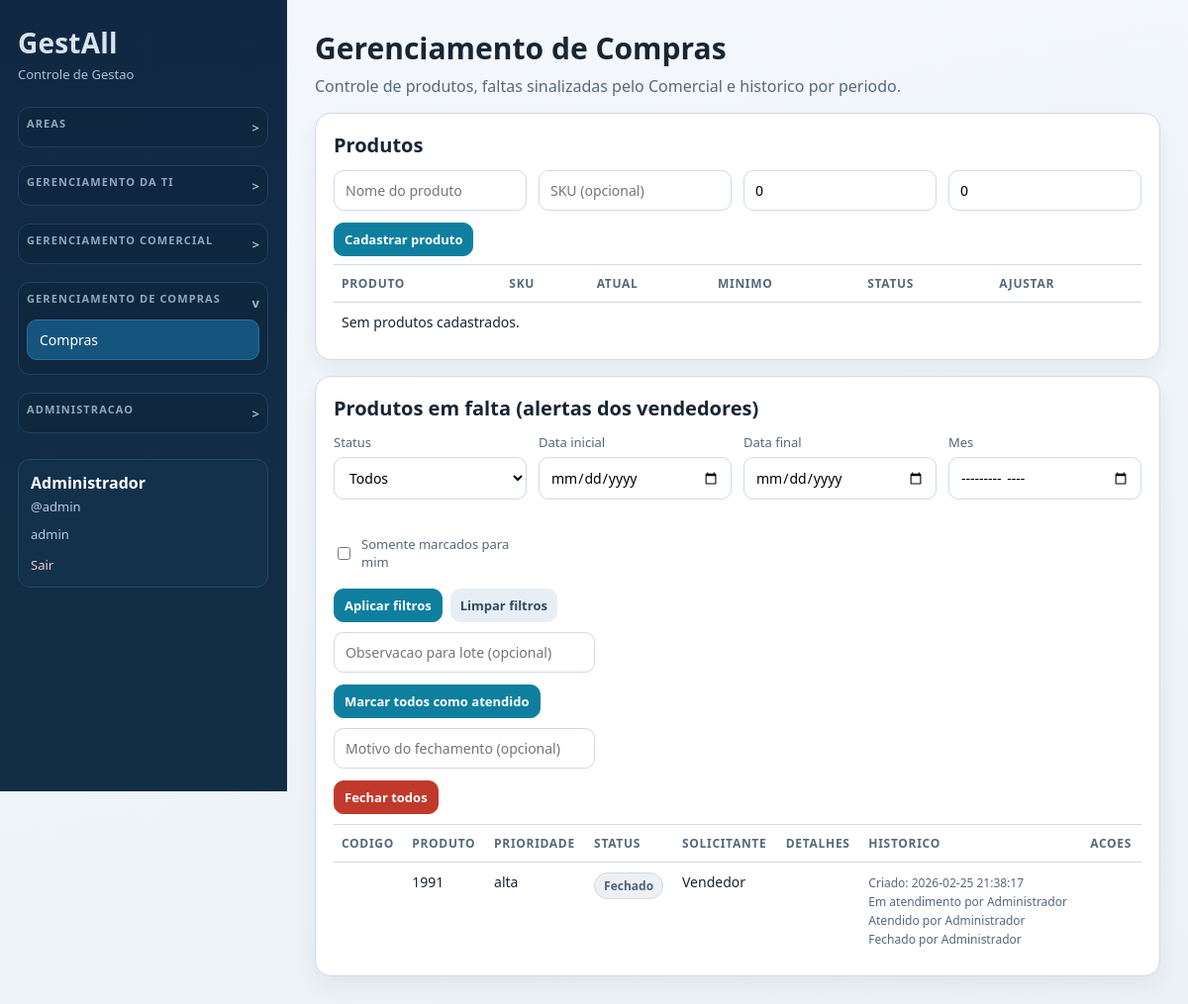
Page /index.php?r=purchases.manage (signed in) on the committed database.
### tables this page shows
CREATE TABLE purchase_shortage_alerts (
                id INTEGER PRIMARY KEY AUTOINCREMENT,
                product_name TEXT NOT NULL,
                details TEXT,
                priority TEXT NOT NULL DEFAULT 'alta',
                status TEXT NOT NULL DEFAULT 'pending',
                requested_by_user_id INTEGER NOT NULL,
                accepted_by_user_id INTEGER,
                accepted_at TEXT,
                created_at TEXT NOT NULL DEFAULT CURRENT_TIMESTAMP,
                updated_at TEXT, product_code TEXT, resolved_by_user_id INTEGER, resolved_at TEXT, closed_by_user_id INTEGER, closed_at TEXT, resolution_note TEXT,
                FOREIGN KEY (requested_by_user_id) REFERENCES users(id) ON DELETE CASCADE,
                FOREIGN KEY (accepted_by_user_id) REFERENCES users(id) ON DELETE SET NULL
            );

### app/Core/View.php (called while the page is built, shortened)
<?php
final class View
{
    public static function render(string $view, array $data = []): void
    {
        extract($data, EXTR_SKIP);
        $viewFile = __DIR__ . '/../Views/' . $view . '.php';
        require __DIR__ . '/../Views/partials/header.php';
        require $viewFile;
        require __DIR__ . '/../Views/partials/footer.php';
    }
}

### app/Controllers/PurchasesController.php (called while the page is built, shortened)
<?php
final class PurchasesController
{
    public function manage(): void
    {
        $filters = $this->readShortageFilters($_GET);
        View::render('purchases/manage', [
            'title' => 'Gerenciamento de Compras',
            'currentRoute' => 'purchases.manage',
            'products' => $this->purchases->products(),
            'alerts' => $this->purchases->shortageAlerts($filters),
            'filters' => $filters,
            'success' => $_GET['ok'] ?? null,
            'error' => $_GET['error'] ?? null,
        ]);
    }
    private function readShortageFilters(array $source): array
    {
        $status = trim((string) ($source['status_filter'] ?? ''));
        if (!in_array($status, self::SHORTAGE_STATUSES, true)) {
            $status = '';
        }
        return [
            'status' => $status,
            'date_from' => trim((string) ($source['date_from'] ?? '')),
            'date_to' => trim((string) ($source['date_to'] ?? '')),
            'month' => trim((string) ($source['month'] ?? '')),
            'mine' => (int) ((string) ($source['mine'] ?? '0') === '1'),
        ];
    }
}

### app/Repositories/PurchaseRepository.php (called while the page is built, shortened)
<?php
final class PurchaseRepository
{
    public function shortageAlerts(array $filters = [], ?int $requestedByUserId = null): array
    {
        $sql =
            'SELECT a.*,
                    requester.name AS requester_name,
                    accepter.name AS accepted_by_name,
                    resolver.name AS resolved_by_name,
                    closer.name AS closed_by_name
             FROM purchase_shortage_alerts a
             INNER JOIN users requester ON requester.id = a.requested_by_user_id
             LEFT JOIN users accepter ON accepter.id = a.accepted_by_user_id
             LEFT JOIN users resolver ON resolver.id = a.resolved_by_user_id
             LEFT JOIN users closer ON closer.id = a.closed_by_user_id';
        $params = [];
        $sql .= " ORDER BY CASE a.status
                    WHEN 'pending' THEN 0
                    WHEN 'accepted' THEN 1
                    WHEN 'resolved' THEN 2
                    WHEN 'closed' THEN 3
                    ELSE 4
                 END, a.created_at DESC";
        $stmt = $this->pdo->prepare($sql);
        $stmt->execute($params);
        return $stmt->fetchAll();
    }
}

### app/Views/purchases/manage.php (the view, shortened to what this page needs)
<section class="page-head">
    <h1>Gerenciamento de Compras</h1>
    <p>Controle de produtos, faltas sinalizadas pelo Comercial e historico por periodo.</p>
</section>
<?php
    $dateFrom = (string) ($filters['date_from'] ?? '');
    $dateTo = (string) ($filters['date_to'] ?? '');
    $month = (string) ($filters['month'] ?? '');
    $mine = (int) ($filters['mine'] ?? 0);
    $statusLabel = static function (string $status): string {
        return match ($status) {
            'pending' => 'Pendente',
            'accepted' => 'Em atendimento',
            'resolved' => 'Atendido',
            'closed' => 'Fechado',
            default => $status,
        };
    };
    $statusClass = static function (string $status): string {
        return match ($status) {
            'pending' => 'status-dot warning',
            'accepted' => 'status-dot info',
            'resolved' => 'status-dot ok',
            'closed' => 'status-dot muted',
            default => 'status-dot',
        };
    };
?>
<section class="card">
    <h2>Produtos</h2>
    <form method="post" action="index.php?r=purchases.products.store" class="form-grid four">
        <input type="text" name="name" placeholder="Nome do produto" required>
        <input type="text" name="sku" placeholder="SKU (opcional)">
        <input type="number" name="stock_qty" placeholder="Estoque atual" min="0" value="0">
        <input type="number" name="min_qty" placeholder="Estoque minimo" min="0" value="0">
        <div class="actions-inline full">
            <button type="submit">Cadastrar produto</button>
        </div>
    </form>
    <div class="table-wrap">
        <table>
            <thead>
                <tr>
                    <th>Produto</th>
                    <th>SKU</th>
                    <th>Atual</th>
                    <th>Minimo</th>
                    <th>Status</th>
                    <th>Ajustar</th>
                </tr>
            </thead>
            <tbody>
                <?php if (empty($products)): ?>
                    <tr><td colspan="6">Sem produtos cadastrados.</td></tr>
                <?php endif; ?>
            </tbody>
        </table>
    </div>
</section>
<section class="card">
    <h2>Produtos em falta (alertas dos vendedores)</h2>
    <form method="get" action="index.php" class="form-grid four compact-form">
        <div>
            <label>Status</label>
            <select name="status_filter">
                <option value="">Todos</option>
            </select>
        </div>
        <div>
            <label>Data inicial</label>
            <input type="date" name="date_from" value="<?= htmlspecialchars($dateFrom) ?>">
        </div>
        <div>
            <label>Data final</label>
            <input type="date" name="date_to" value="<?= htmlspecialchars($dateTo) ?>">
        </div>
        <div>
            <label>Mes</label>
            <input type="month" name="month" value="<?= htmlspecialchars($month) ?>">
        </div>
        <div>
            <label>&nbsp;</label>
            <label class="permission-item">
                <input type="checkbox" name="mine" value="1" <?= $mine === 1 ? 'checked' : '' ?>>
                <span>Somente marcados para mim</span>
            </label>
        </div>
        <div class="actions-inline full">
            <button type="submit">Aplicar filtros</button>
            <a class="btn btn-muted" href="index.php?r=purchases.manage">Limpar filtros</a>
        </div>
    </form>
    <form method="post" action="index.php?r=purchases.shortages.resolve-all" class="form-grid three compact-form">
        <input type="text" name="resolution_note" placeholder="Observacao para lote (opcional)">
        <div class="actions-inline full">
            <button type="submit">Marcar todos como atendido</button>
        </div>
    </form>
    <form method="post" action="index.php?r=purchases.shortages.close-all" class="form-grid three compact-form" onsubmit="return confirm('Deseja fechar todos os registros visiveis?');">
        <input type="text" name="resolution_note" placeholder="Motivo do fechamento (opcional)">
        <div class="actions-inline full">
            <button type="submit" class="btn-danger">Fechar todos</button>
        </div>
    </form>
    <div class="table-wrap">
        <table>
            <thead>
                <tr>
                    <th>Codigo</th>
                    <th>Produto</th>
                    <th>Prioridade</th>
                    <th>Status</th>
                    <th>Solicitante</th>
                    <th>Detalhes</th>
                    <th>Historico</th>
                    <th>Acoes</th>
                </tr>
            </thead>
            <tbody>
                <?php foreach ($alerts as $alert): ?>
                    <tr>
                        <td><strong><?= htmlspecialchars((string) ($alert['product_code'] ?? '')) ?></strong></td>
                        <td><?= htmlspecialchars((string) $alert['product_name']) ?></td>
                        <td><?= htmlspecialchars((string) $alert['priority']) ?></td>
                        <td><span class="<?= $statusClass((string) $alert['status']) ?>"><?= htmlspecialchars($statusLabel((string) $alert['status'])) ?></span></td>
                        <td><?= htmlspecialchars((string) $alert['requester_name']) ?></td>
                        <td><?= htmlspecialchars((string) ($alert['details'] ?? '')) ?></td>
                        <td>
                            <span class="muted small">
                                Criado: <?= htmlspecialchars((string) ($alert['created_at'] ?? '')) ?><br>
                                <?php if (!empty($alert['accepted_at'])): ?>
                                    Em atendimento por <?= htmlspecialchars((string) ($alert['accepted_by_name'] ?? '')) ?><br>
                                <?php endif; ?>
                                <?php if (!empty($alert['resolved_at'])): ?>
                                    Atendido por <?= htmlspecialchars((string) ($alert['resolved_by_name'] ?? '')) ?><br>
                                <?php endif; ?>
                                <?php if (!empty($alert['closed_at'])): ?>
                                    Fechado por <?= htmlspecialchars((string) ($alert['closed_by_name'] ?? '')) ?>
                                <?php endif; ?>
                            </span>
                        </td>
                        <td>
                        </td>
                    </tr>
                <?php endforeach; ?>
            </tbody>
        </table>
    </div>
</section>

### assets/style.css (style rules this page uses)
:root { --bg: #edf3f9; --bg-alt: #f7fbff; --ink: #172534; --muted: #55687c; --line: #cfdae8; --card: #ffffff; --primary: #0e7f9f; --primary-dark: #0b5f78; --primary-soft: #e8f5fb; --danger: #c0392b; --ok: #1f8b4c; --warning: #ad6a00; --sidebar: #112842; --sidebar-soft: #1a3c5f; --info: #166ab8; }
* { box-sizing: border-box; }
body { margin: 0; color: var(--ink); background: linear-gradient(170deg, #f4f8fc 0%, #ecf1f6 100%); font-family: "Trebuchet MS", "Segoe UI", Tahoma, sans-serif; }
a { color: var(--primary-dark); }
.page-head h1 { margin: 0; font-size: 30px; }
.page-head p { margin: 7px 0 0; color: var(--muted); }
.card { border: 1px solid var(--line); background: var(--card); border-radius: 16px; padding: 18px; box-shadow: 0 10px 22px rgba(15, 34, 54, 0.06); margin-top: 16px; }
.card h2 { margin: 0 0 12px; font-size: 20px; }
.form-grid { display: grid; gap: 12px; }
.form-grid.three { grid-template-columns: repeat(auto-fit, minmax(220px, 1fr)); }
.form-grid.four { grid-template-columns: repeat(auto-fit, minmax(180px, 1fr)); }
.full { grid-column: 1 / -1; }
label { display: block; margin-bottom: 6px; font-size: 13px; color: var(--muted); }
input, select, textarea, button { width: 100%; border-radius: 10px; border: 1px solid var(--line); padding: 10px 11px; font-size: 14px; font-family: inherit; background: #fff; }
button, .btn { background: var(--primary); border-color: var(--primary); color: #fff; text-decoration: none; cursor: pointer; display: inline-flex; align-items: center; justify-content: center; min-height: 40px; border-radius: 10px; padding: 0 14px; font-weight: 700; }
.table-wrap { overflow: auto; margin-top: 8px; }
table { width: 100%; border-collapse: collapse; min-width: 760px; }
th, td { border-top: 1px solid var(--line); text-align: left; padding: 10px 8px; vertical-align: top; font-size: 14px; }
th { font-size: 12px; letter-spacing: 0.7px; color: var(--muted); text-transform: uppercase; }
.compact-form { margin-bottom: 10px; }
.actions-inline { display: flex; gap: 8px; align-items: center; flex-wrap: wrap; }
.actions-inline .btn, .actions-inline button { width: auto; min-height: 34px; padding: 6px 10px; font-size: 13px; }
.btn-muted { background: #e8eef5; border-color: #d1dde9; color: #334a5f; }
.btn-danger { background: var(--danger); border-color: var(--danger); color: #fff; }
.permission-item { display: flex; align-items: center; gap: 8px; }
.permission-item input { width: auto; }
.muted { color: var(--muted); }
.small { font-size: 12px; }
.status-dot { display: inline-flex; align-items: center; border-radius: 999px; padding: 4px 9px; font-size: 12px; font-weight: 700; border: 1px solid var(--line); background: #f3f7fb; color: #314a63; }
.status-dot.muted { background: #edf1f5; border-color: #d0d8e1; color: #4f6275; }

### rows in the picture
purchase_shortage_alerts: product_name "1991", priority "alta", status "Fechado", requester_name "Vendedor", created_at "2026-02-25 21:38:17", accepted_by_name "Administrador", resolved_by_name "Administrador", closed_by_name "Administrador"

### other values in the picture
$user['name'] "Administrador"
$user['username'] "admin"
$user['role'] "admin"
